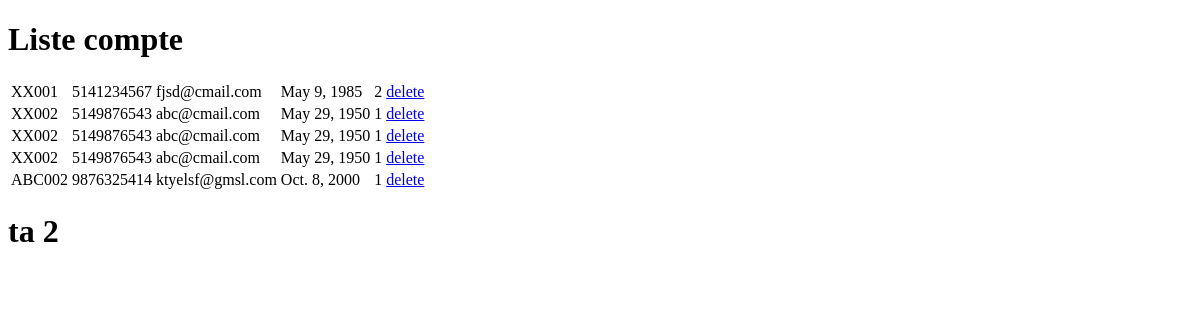
Page /compte/liste/ on the earlier database version.
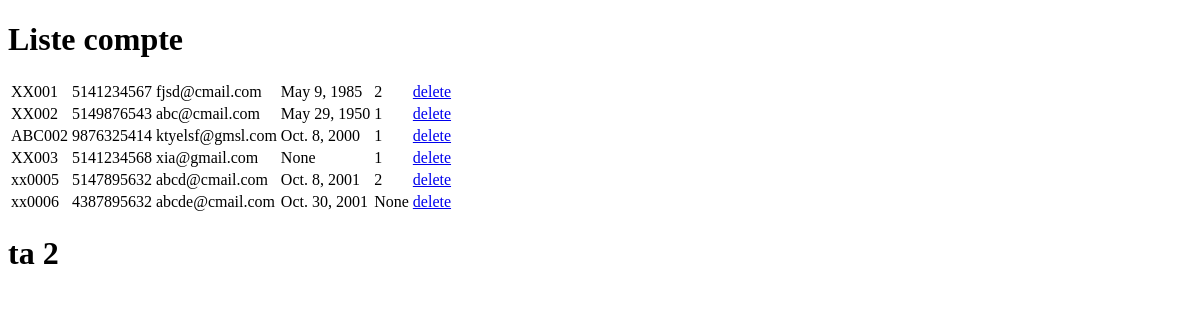
Same page on the later database version.
### gestion_vente/models.py (models this page shows, shortened)
class CompteUser(models.Model):
    nomCompte = models.CharField(verbose_name='Nom Compte',max_length=20)
    nom = models.CharField(verbose_name='Nom',  max_length=20)
    prenom = models.CharField(verbose_name='Prenom', max_length=20)
    telephone = models.CharField(verbose_name='Telephone', max_length=20)
    courriel = models.EmailField(verbose_name='courriel')
    motDePasse = models.CharField(verbose_name='Mot de passe',  max_length=30)
    dateNaissance = models.DateField(verbose_name='Date de naissance', null=True, blank=True)
    gender_choices = (
        (1, 'Homme'),
        (2, 'Femme'),
    )
    gender = models.SmallIntegerField(verbose_name='Sexe', choices=gender_choices,null=True, blank=True)

### gestion_vente/views.py (the view)
# urls.py: path("compte/liste/", views.compte_liste, name="compte_liste"),
def compte_liste(request):
    liste1 = models.CompteUser.objects.all()
    row = models.CompteUser.objects.filter(id=1).first()
    form = CompteModelForm(instance=row)
    return render(request, "compte_liste.html", {"liste1":liste1, 'form': form})

### gestion_vente/templates/compte_liste.html (shortened to what this page needs)
<!DOCTYPE html>
<html lang="en">
<head>
</head>
<body>
    <h1>Liste compte</h1>
    <div>
        <table>
            {% for user in liste1 %}
            <tr>
                <td>{{ user.nomCompte }}</td>
                <td>{{ user.telephone }} </td>
                <td>{{ user.courriel }}</td>
                <td>{{ user.dateNaissance }}</td>
                <td>{{ user.gender }}</td>
                <td><a href="/compte/{{ user.id }}/delete">delete</a></td>
            </tr>
            {% endfor %}
        </table>
    <h1>
        ta 2
    </h1>
</body>
</html>

Differences in the rows shown:
removed CompteUser: nomCompte "XX002", telephone "5149876543", courriel "abc@cmail.com", dateNaissance "May 29, 1950", gender "1"
removed CompteUser: nomCompte "XX002", telephone "5149876543", courriel "abc@cmail.com", dateNaissance "May 29, 1950", gender "1"
added CompteUser: nomCompte "XX003", telephone "5141234568", courriel "xia@gmail.com", dateNaissance "None", gender "1"
added CompteUser: nomCompte "xx0005", telephone "5147895632", courriel "abcd@cmail.com", dateNaissance "Oct. 8, 2001", gender "2"
added CompteUser: nomCompte "xx0006", telephone "4387895632", courriel "abcde@cmail.com", dateNaissance "Oct. 30, 2001", gender "None"
